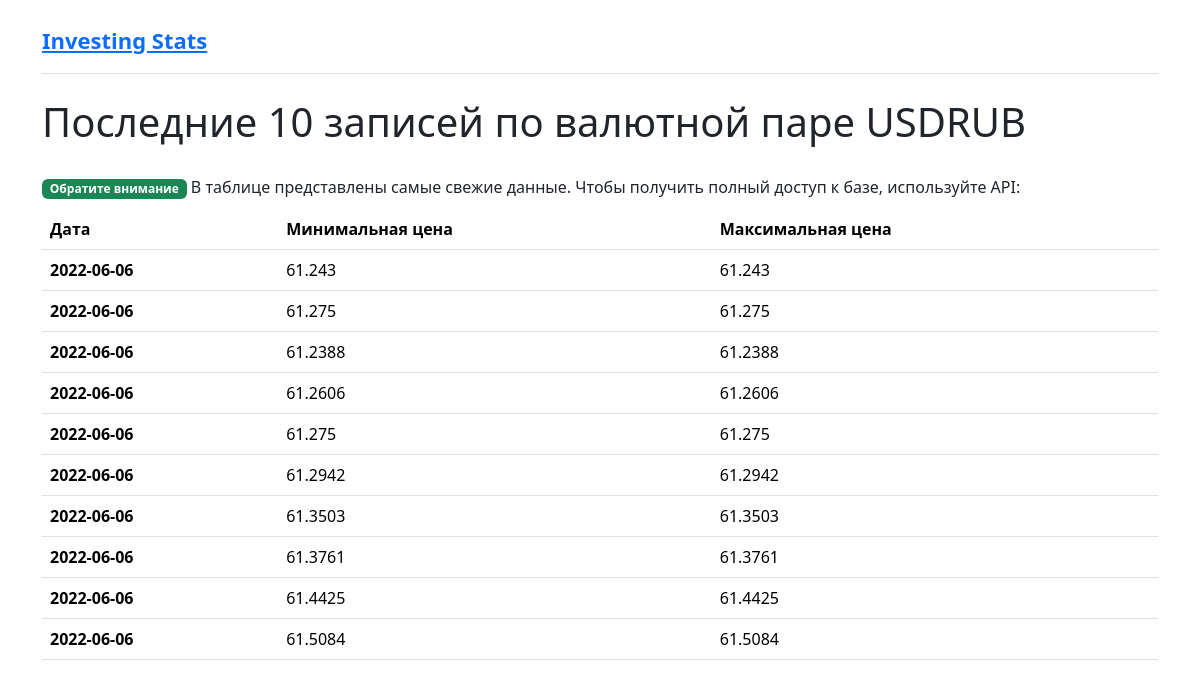
The app's page /list/0/ with its own data.
### api/models.py (models this page shows)
class CurrencyPairs(models.Model):
    currency_pair = models.CharField(max_length=10)

class CurrencyPair(models.Model):
    currency_pair = models.ForeignKey(
        CurrencyPairs, on_delete=models.CASCADE, related_name='currency_pairs')
    date = models.DateTimeField(auto_now_add=True)
    min = models.FloatField()
    max = models.FloatField()

### api/views.py (the view)
# urls.py: path('list/<int:value>/', views.list, name='list'),
def list(request, value):
    currency_pair = CurrencyPairs.objects.filter(id=value).values()
    connection = sqlite3.connect('db.sqlite3')
    cursor = connection.cursor()
    data = cursor.execute("SELECT * FROM api_currencypair WHERE currency_pair_id == ? ORDER BY -id",
                          (value, )).fetchmany(10)
    context = {'currency_pair': currency_pair[0].get(
        'currency_pair'), 'data': data}
    return render(request, 'api/list.html', context)

### api/templates/api/list.html
{% extends 'api/base.html' %}
{% load bootstrap5 %}
{% block content %}
<div><h1>Последние 10 записей по валютной паре {{currency_pair | upper}}</h1>
<div>
  <span class="badge bg-success warning-margin">Обратите внимание</span> В таблице представлены самые свежие данные. Чтобы получить полный доступ к базе, используйте API:
</div>
  <table class="table">
      <thead>
        <tr>
          <th scope="col">Дата</th>
          <th scope="col">Минимальная цена</th>
          <th scope="col">Максимальная цена</th>
        </tr>
      </thead>
      <tbody>
        {% for n in data %}
        <tr>
          <th scope="row">{{n.1}}</th>
          <td>{{n.2}}</td>
          <td>{{n.3}}</td>
        </tr>
        {% endfor %}
      </tbody>
  </table>
</div>
{% endblock content %}

### api/templates/api/base.html (shortened to what this page needs)
{% load bootstrap5 %}
<!DOCTYPE html>
<html lang="en">
<head>
  {% bootstrap_css %}
</head>
<body>
  <div class="container py-4">
    <header class="pb-3 mb-4 border-bottom logo">
      <a href="/"><b>Investing Stats</b></a>
    </header>
    {% block content %}{% endblock content %}
  </div>
</body>
</html>

### api/templates/api/base.html (style rules this page uses)
.warning-margin { margin: 25px 0 10px 0; }
.logo { font-size: 22px; }

### records on screen
CurrencyPairs: currency_pair "USDRUB"
CurrencyPair: date "2022-06-06", n "61.243"
CurrencyPair: date "2022-06-06", n "61.2388"
CurrencyPair: date "2022-06-06", n "61.2606"
CurrencyPair: date "2022-06-06", n "61.2942"
CurrencyPair: date "2022-06-06", n "61.3503"
CurrencyPair: date "2022-06-06", n "61.3761"
CurrencyPair: date "2022-06-06", n "61.4425"
CurrencyPair: date "2022-06-06", n "61.5084"

### other values on screen
{{ n.1 }} "2022-06-06" "2022-06-06"
{{ n.2 }} "61.275" "61.275"
{{ n.3 }} "61.275" "61.275"
